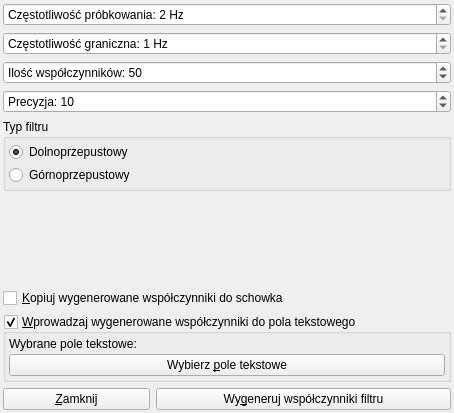
<?xml version="1.0" encoding="UTF-8"?>
<ui version="4.0">
 <class>FIR_Designer</class>
 <widget class="QWidget" name="FIR_Designer">
  <property name="geometry">
   <rect>
    <x>0</x>
    <y>0</y>
    <width>454</width>
    <height>413</height>
   </rect>
  </property>
  <property name="windowTitle">
   <string>Projektowanie filtrów FIR</string>
  </property>
  <layout class="QGridLayout" name="FIR_Designer_layout">
   <property name="leftMargin">
    <number>3</number>
   </property>
   <property name="topMargin">
    <number>3</number>
   </property>
   <property name="rightMargin">
    <number>3</number>
   </property>
   <property name="bottomMargin">
    <number>3</number>
   </property>
   <item row="2" column="0" colspan="3">
    <widget class="QSpinBox" name="numCoeffB">
     <property name="prefix">
      <string>Ilość współczynników: </string>
     </property>
     <property name="minimum">
      <number>5</number>
     </property>
     <property name="maximum">
      <number>10000</number>
     </property>
     <property name="value">
      <number>50</number>
     </property>
    </widget>
   </item>
   <item row="0" column="0" colspan="3">
    <widget class="QSpinBox" name="srateB">
     <property name="suffix">
      <string> Hz</string>
     </property>
     <property name="prefix">
      <string>Częstotliwość próbkowania: </string>
     </property>
     <property name="minimum">
      <number>2</number>
     </property>
     <property name="maximum">
      <number>1000000000</number>
     </property>
    </widget>
   </item>
   <item row="6" column="0" colspan="3">
    <spacer name="verticalSpacer">
     <property name="orientation">
      <enum>Qt::Vertical</enum>
     </property>
     <property name="sizeHint" stdset="0">
      <size>
       <width>20</width>
       <height>40</height>
      </size>
     </property>
    </spacer>
   </item>
   <item row="9" column="1" colspan="2">
    <widget class="QPushButton" name="coeffGenB">
     <property name="text">
      <string>Wy&amp;generuj współczynniki filtru</string>
     </property>
    </widget>
   </item>
   <item row="3" column="0" colspan="3">
    <widget class="QSpinBox" name="precissionB">
     <property name="prefix">
      <string>Precyzja: </string>
     </property>
     <property name="minimum">
      <number>1</number>
     </property>
     <property name="maximum">
      <number>25</number>
     </property>
     <property name="value">
      <number>10</number>
     </property>
    </widget>
   </item>
   <item row="7" column="0" colspan="3">
    <widget class="QCheckBox" name="toClipboardB">
     <property name="text">
      <string>&amp;Kopiuj wygenerowane współczynniki do schowka</string>
     </property>
    </widget>
   </item>
   <item row="4" column="0" colspan="3">
    <widget class="QGroupBox" name="groupBox">
     <property name="sizePolicy">
      <sizepolicy hsizetype="Preferred" vsizetype="Fixed">
       <horstretch>0</horstretch>
       <verstretch>0</verstretch>
      </sizepolicy>
     </property>
     <property name="title">
      <string>Typ filtru</string>
     </property>
     <layout class="QGridLayout" name="gridLayout_3">
      <property name="leftMargin">
       <number>3</number>
      </property>
      <property name="topMargin">
       <number>3</number>
      </property>
      <property name="rightMargin">
       <number>3</number>
      </property>
      <property name="bottomMargin">
       <number>3</number>
      </property>
      <property name="spacing">
       <number>3</number>
      </property>
      <item row="0" column="0">
       <widget class="QRadioButton" name="lowPassB">
        <property name="text">
         <string>Dolnoprzepustowy</string>
        </property>
        <property name="checked">
         <bool>true</bool>
        </property>
       </widget>
      </item>
      <item row="1" column="0">
       <widget class="QRadioButton" name="highPassB">
        <property name="text">
         <string>Górnoprzepustowy</string>
        </property>
       </widget>
      </item>
     </layout>
    </widget>
   </item>
   <item row="8" column="0" colspan="3">
    <widget class="QGroupBox" name="textEditB">
     <property name="sizePolicy">
      <sizepolicy hsizetype="Preferred" vsizetype="Fixed">
       <horstretch>0</horstretch>
       <verstretch>0</verstretch>
      </sizepolicy>
     </property>
     <property name="title">
      <string>&amp;Wprowadzaj wygenerowane współczynniki do pola tekstowego</string>
     </property>
     <property name="checkable">
      <bool>true</bool>
     </property>
     <layout class="QGridLayout" name="gridLayout">
      <property name="leftMargin">
       <number>3</number>
      </property>
      <property name="topMargin">
       <number>3</number>
      </property>
      <property name="rightMargin">
       <number>3</number>
      </property>
      <property name="bottomMargin">
       <number>3</number>
      </property>
      <property name="spacing">
       <number>3</number>
      </property>
      <item row="1" column="0" colspan="2">
       <widget class="QPushButton" name="textEditChooseB">
        <property name="text">
         <string>Wybierz &amp;pole tekstowe</string>
        </property>
        <property name="checkable">
         <bool>true</bool>
        </property>
       </widget>
      </item>
      <item row="0" column="1">
       <widget class="QLabel" name="textEditChoosedL">
        <property name="sizePolicy">
         <sizepolicy hsizetype="Expanding" vsizetype="Preferred">
          <horstretch>0</horstretch>
          <verstretch>0</verstretch>
         </sizepolicy>
        </property>
        <property name="text">
         <string/>
        </property>
       </widget>
      </item>
      <item row="0" column="0">
       <widget class="QLabel" name="label">
        <property name="text">
         <string>Wybrane pole tekstowe:</string>
        </property>
       </widget>
      </item>
     </layout>
    </widget>
   </item>
   <item row="1" column="0" colspan="3">
    <widget class="QSpinBox" name="cutoffB">
     <property name="suffix">
      <string> Hz</string>
     </property>
     <property name="prefix">
      <string>Częstotliwość graniczna: </string>
     </property>
     <property name="minimum">
      <number>1</number>
     </property>
    </widget>
   </item>
   <item row="9" column="0">
    <widget class="QPushButton" name="closeB">
     <property name="text">
      <string>&amp;Zamknij</string>
     </property>
     <property name="shortcut">
      <string>Esc</string>
     </property>
    </widget>
   </item>
   <item row="5" column="0" colspan="3">
    <widget class="WindFunc" name="windFuncW" native="true">
     <property name="sizePolicy">
      <sizepolicy hsizetype="Preferred" vsizetype="Expanding">
       <horstretch>0</horstretch>
       <verstretch>0</verstretch>
      </sizepolicy>
     </property>
    </widget>
   </item>
  </layout>
 </widget>
 <customwidgets>
  <customwidget>
   <class>WindFunc</class>
   <extends>QWidget</extends>
   <header>WindFunc.hpp</header>
   <container>1</container>
  </customwidget>
 </customwidgets>
 <tabstops>
  <tabstop>srateB</tabstop>
  <tabstop>cutoffB</tabstop>
  <tabstop>numCoeffB</tabstop>
  <tabstop>precissionB</tabstop>
  <tabstop>lowPassB</tabstop>
  <tabstop>highPassB</tabstop>
  <tabstop>toClipboardB</tabstop>
  <tabstop>textEditB</tabstop>
  <tabstop>textEditChooseB</tabstop>
  <tabstop>coeffGenB</tabstop>
  <tabstop>closeB</tabstop>
 </tabstops>
 <resources/>
 <connections>
  <connection>
   <sender>closeB</sender>
   <signal>clicked()</signal>
   <receiver>FIR_Designer</receiver>
   <slot>close()</slot>
   <hints>
    <hint type="sourcelabel">
     <x>335</x>
     <y>542</y>
    </hint>
    <hint type="destinationlabel">
     <x>335</x>
     <y>300</y>
    </hint>
   </hints>
  </connection>
 </connections>
</ui>
